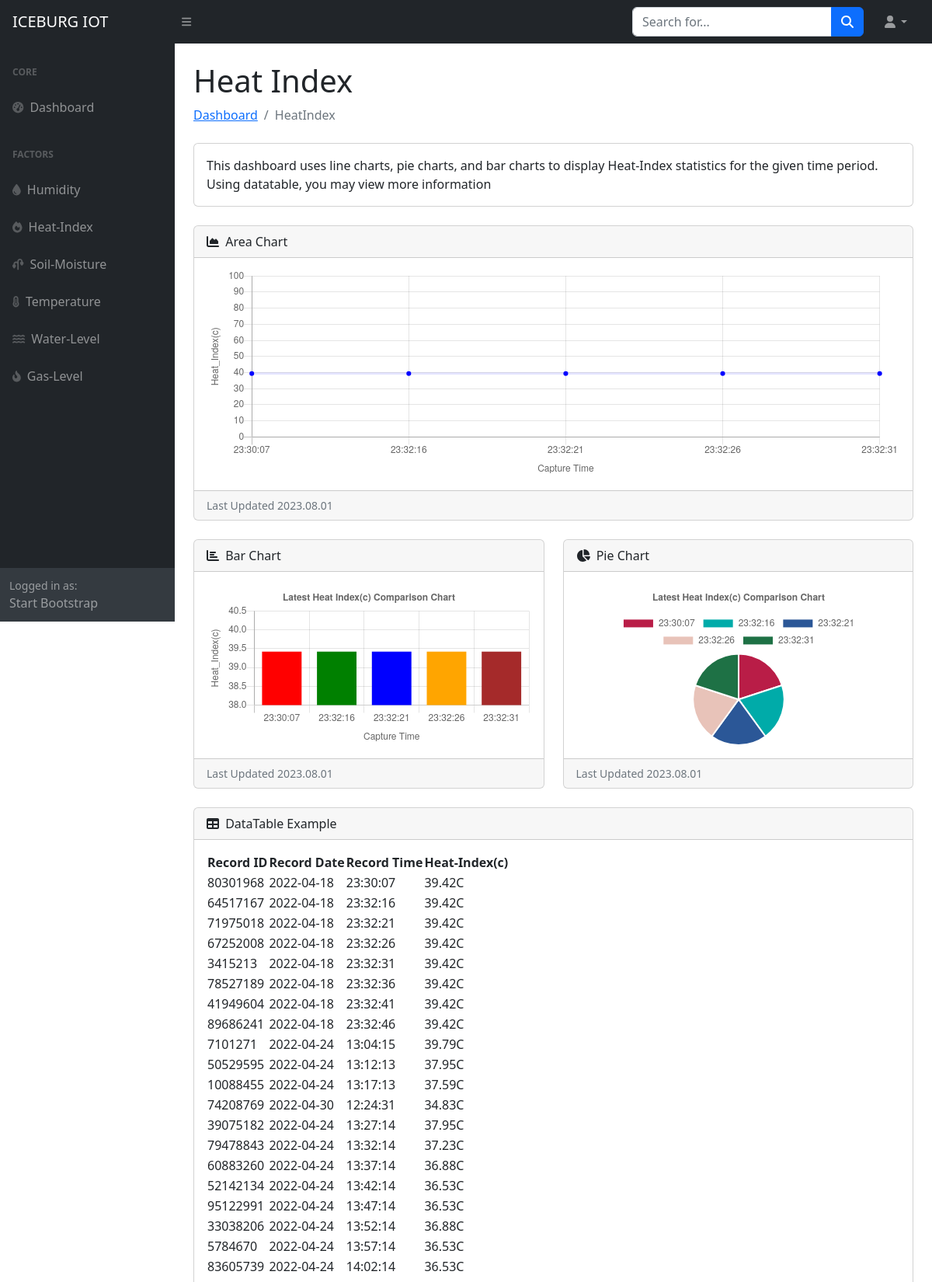
Screenshot of /heatindex.php (upper part) with the database file from the repository.
### tables this page shows
CREATE TABLE IF NOT EXISTS `sensor_box_01` (
  `Record_ID` int(10) NOT NULL,
  `Record_Date` varchar(12) NOT NULL,
  `Record_Time` varchar(10) NOT NULL,
  `Temperature` varchar(5) NOT NULL,
  `Humidity` varchar(5) NOT NULL,
  `Heat_Index` varchar(5) NOT NULL,
  `Gas_Value` varchar(5) NOT NULL,
  PRIMARY KEY (`Record_ID`)
);

### heatindex.php (the view, shortened to what this page needs)
<?php
include('php/config.php');
$SQL = "SELECT * FROM `sensor_box_01` LIMIT 5;";
$stmt = $conn->prepare($SQL);
$stmt->execute();
$sensor_data = $stmt->get_result();
?>
<!DOCTYPE html>
<html lang="en">
<?php include 'assets/components/head.php' ?>
<body class="sb-nav-fixed">
    <?php include 'assets/components/navbar.php' ?>
    <?php include 'sidebar.php' ?>
    <div id="layoutSidenav_content">
        <main>
            <div class="container-fluid px-4">
                <h1 class="mt-4">Heat Index</h1>
                <ol class="breadcrumb mb-4">
                    <li class="breadcrumb-item"><a href="index.php">Dashboard</a></li>
                    <li class="breadcrumb-item active">HeatIndex</li>
                </ol>
                <div class="card mb-4">
                    <div class="card-body">
                    This dashboard uses line charts, pie charts, and bar charts to display Heat-Index statistics for the given time period. Using datatable, you may view more information
                    </div>
                </div>
                <div class="card mb-4">
                    <div class="card-header">
                        <i class="fas fa-chart-area me-1"></i>
                        Area Chart
                    </div>
                    <div class="card-body"><canvas id="areaChart" width="100%" height="30"></canvas></div>
                    <div class="card-footer small text-muted">Last Updated <?php echo date("Y.m.d") ?></div>
                </div>
                <div class="row">
                    <div class="col-lg-6">
                        <div class="card mb-4">
                            <div class="card-header">
                                <i class="fas fa-chart-bar me-1"></i>
                                Bar Chart
                            </div>
                            <div class="card-body"><canvas id="myChart2" style="width:100%; max-width:600px"></canvas></div>
                            <div class="card-footer small text-muted">Last Updated <?php echo date("Y.m.d") ?></div>
                        </div>
                    </div>
                    <div class="col-lg-6">
                        <div class="card mb-4">
                            <div class="card-header">
                                <i class="fas fa-chart-pie me-1"></i>
                                Pie Chart
                            </div>
                            <div class="card-body"><canvas id="myChart" style="width:100%;max-width:600px"></canvas></div>
                            <div class="card-footer small text-muted">Last Updated <?php echo date("Y.m.d") ?></div>
                        </div>
                    </div>
                </div>
                <?php
                $SQL = "SELECT * FROM `sensor_box_01`;";
                $stmt = $conn->prepare($SQL);
                $stmt->execute();
                $all_data = $stmt->get_result();
                ?>
                <div class="card mb-4">
                            <div class="card-header">
                                <i class="fas fa-table me-1"></i>
                                DataTable Example
                            </div>
                            <div class="card-body">
                                <table id="datatablesSimple">
                                    <thead>
                                        <tr>
                                            <th>Record ID</th>
                                            <th>Record Date</th>
                                            <th>Record Time</th>
                                            <th>Heat-Index(c)</th>
                                        </tr>
                                    </thead>
                                    <tbody>
                                        <?php foreach ($all_data as $row) { ?>
                                            <tr>
                                                <td><?php echo $row['Record_ID'] ?></td>
                                                <td><?php echo $row['Record_Date'] ?></td>
                                                <td><?php echo $row['Record_Time'] ?></td>
                                                <td><?php echo $row['Heat_Index'].'C' ?></td>
                                            </tr>
                                        <?php } ?>
                                    </tbody>
                                </table>
                            </div>
                        </div>
                </div>
        </main>
    </div>
    </div>
    <script>
        var yValues = [];
        var xValues = [];
        <?php foreach ($sensor_data as $row) {
            $humidity = (float)$row['Heat_Index'];
            $record_time = $row['Record_Time'];
        ?>
            yValues.push(<?php echo $humidity; ?>);
            xValues.push('<?php echo $record_time; ?>');
        <?php } ?>
        var barColors = [
            "#b91d47",
            "#00aba9",
            "#2b5797",
            "#e8c3b9",
            "#1e7145"
        ];
        new Chart("myChart", {
            type: "pie",
            data: {
                labels: xValues,
                datasets: [{
                    backgroundColor: barColors,
                    data: yValues
                }]
            },
            options: {
                title: {
                    display: true,
                    text: "Latest Heat Index(c) Comparison Chart"
                }
            }
        });
    </script>
    <script>
        var yValues = [];
        var xValues = [];
        <?php foreach ($sensor_data as $row) {
            $humidity = (float)$row['Heat_Index'];
            $time = $row['Record_Time'];
        ?>
            yValues.push(<?php echo $humidity; ?>);
            xValues.push('<?php echo $time; ?>');
        <?php } ?>
        var barColors = ["red", "green", "blue", "orange", "brown"];
        new Chart("myChart2", {
            type: "bar",
            data: {
                labels: xValues,
                datasets: [{
                    backgroundColor: barColors,
                    data: yValues
                }]
            },
            options: {
                legend: {
                    display: false
                },
                title: {
                    display: true,
                    text: "Latest Heat Index(c) Comparison Chart"
                },
                scales: {
                    yAxes: [{
                        scaleLabel:{
                            display: true,
                            labelString: 'Heat_Index(c)'
                        }}],
                    xAxes: [{
                        display: true,
                        scaleLabel: {
                            display: true,
                            labelString: 'Capture Time'
                        }}],
                }
            }
        });
    </script>
    <script>
        var xValues = [];
        var yValues = [];
        <?php foreach ($sensor_data as $row) {
            $humidity = (float)$row['Heat_Index'];
            $time = $row['Record_Time'];
        ?>
            xValues.push('<?php echo $time; ?>');
            yValues.push(<?php echo $humidity; ?>);
        <?php } ?>
        console.log(xValues);
        console.log(yValues);
        new Chart("areaChart", {
            type: "line",
            data: {
                labels: xValues,
                datasets: [{
                    fill: false,
                    lineTension: 0,
                    backgroundColor: "rgba(0,0,255,1.0)",
                    borderColor: "rgba(0,0,255,0.1)",
                    data: yValues
                }]
            },
            options: {
                legend: {
                    display: false
                },
                scales: {
                    yAxes: [{
                        ticks: {
                            min: 0,
                            max: 100
                        },
                        scaleLabel:{
                            display: true,
                            labelString: 'Heat_Index(c)'
                        }}],
                    xAxes: [{
                        display: true,
                        scaleLabel: {
                            display: true,
                            labelString: 'Capture Time'
                        }}],
                }}
        });
    </script>
</body>
</html>

### rows the page displays
sensor_box_01: Record_ID "80301968", Record_Date "2022-04-18", Record_Time "23:30:07", Heat_Index "39.42"
sensor_box_01: Record_ID "64517167", Record_Date "2022-04-18", Record_Time "23:32:16", Heat_Index "39.42"
sensor_box_01: Record_ID "71975018", Record_Date "2022-04-18", Record_Time "23:32:21", Heat_Index "39.42"
sensor_box_01: Record_ID "67252008", Record_Date "2022-04-18", Record_Time "23:32:26", Heat_Index "39.42"
sensor_box_01: Record_ID "3415213", Record_Date "2022-04-18", Record_Time "23:32:31", Heat_Index "39.42"
sensor_box_01: Record_ID "78527189", Record_Date "2022-04-18", Record_Time "23:32:36", Heat_Index "39.42"
sensor_box_01: Record_ID "41949604", Record_Date "2022-04-18", Record_Time "23:32:41", Heat_Index "39.42"
sensor_box_01: Record_ID "89686241", Record_Date "2022-04-18", Record_Time "23:32:46", Heat_Index "39.42"
sensor_box_01: Record_ID "7101271", Record_Date "2022-04-24", Record_Time "13:04:15", Heat_Index "39.79"
sensor_box_01: Record_ID "50529595", Record_Date "2022-04-24", Record_Time "13:12:13", Heat_Index "37.95"
sensor_box_01: Record_ID "10088455", Record_Date "2022-04-24", Record_Time "13:17:13", Heat_Index "37.59"
sensor_box_01: Record_ID "74208769", Record_Date "2022-04-30", Record_Time "12:24:31", Heat_Index "34.83"
sensor_box_01: Record_ID "39075182", Record_Date "2022-04-24", Record_Time "13:27:14", Heat_Index "37.95"
sensor_box_01: Record_ID "79478843", Record_Date "2022-04-24", Record_Time "13:32:14", Heat_Index "37.23"
sensor_box_01: Record_ID "60883260", Record_Date "2022-04-24", Record_Time "13:37:14", Heat_Index "36.88"
sensor_box_01: Record_ID "52142134", Record_Date "2022-04-24", Record_Time "13:42:14", Heat_Index "36.53"
sensor_box_01: Record_ID "95122991", Record_Date "2022-04-24", Record_Time "13:47:14", Heat_Index "36.53"
sensor_box_01: Record_ID "33038206", Record_Date "2022-04-24", Record_Time "13:52:14", Heat_Index "36.88"
sensor_box_01: Record_ID "5784670", Record_Date "2022-04-24", Record_Time "13:57:14", Heat_Index "36.53"
sensor_box_01: Record_ID "83605739", Record_Date "2022-04-24", Record_Time "14:02:14", Heat_Index "36.53"

### other values shown
chart data {{ $humidity }} 39.42, 39.42, 39.42, 39.42, 39.42
chart data {{ $record_time }} 23:30:07, 23:32:16, 23:32:21, 23:32:26, 23:32:31
chart data {{ $time }} 23:30:07, 23:32:16, 23:32:21, 23:32:26, 23:32:31
